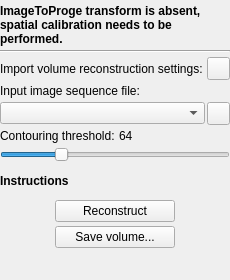
<?xml version="1.0" encoding="UTF-8"?>
<ui version="4.0">
 <class>VolumeReconstructionToolbox</class>
 <widget class="QWidget" name="VolumeReconstructionToolbox">
  <property name="geometry">
   <rect>
    <x>0</x>
    <y>0</y>
    <width>230</width>
    <height>280</height>
   </rect>
  </property>
  <property name="minimumSize">
   <size>
    <width>230</width>
    <height>280</height>
   </size>
  </property>
  <property name="maximumSize">
   <size>
    <width>230</width>
    <height>16777215</height>
   </size>
  </property>
  <property name="windowTitle">
   <string>Volume reconstruction</string>
  </property>
  <layout class="QGridLayout" name="gridLayout">
   <property name="leftMargin">
    <number>0</number>
   </property>
   <property name="topMargin">
    <number>4</number>
   </property>
   <property name="rightMargin">
    <number>0</number>
   </property>
   <property name="bottomMargin">
    <number>4</number>
   </property>
   <property name="spacing">
    <number>4</number>
   </property>
   <item row="2" column="0">
    <layout class="QHBoxLayout" name="horizontalLayout_3">
     <property name="spacing">
      <number>2</number>
     </property>
     <item>
      <widget class="QLabel" name="label_VolumeReconstructionConfig">
       <property name="toolTip">
        <string>Also overwrites probe calibration</string>
       </property>
       <property name="text">
        <string>Import volume reconstruction settings:</string>
       </property>
      </widget>
     </item>
     <item>
      <widget class="QPushButton" name="pushButton_OpenVolumeReconstructionConfig">
       <property name="sizePolicy">
        <sizepolicy hsizetype="Fixed" vsizetype="Fixed">
         <horstretch>0</horstretch>
         <verstretch>0</verstretch>
        </sizepolicy>
       </property>
       <property name="minimumSize">
        <size>
         <width>23</width>
         <height>23</height>
        </size>
       </property>
       <property name="maximumSize">
        <size>
         <width>23</width>
         <height>23</height>
        </size>
       </property>
       <property name="focusPolicy">
        <enum>Qt::NoFocus</enum>
       </property>
       <property name="text">
        <string/>
       </property>
       <property name="icon">
        <iconset resource="../fCal.qrc">
         <normaloff>:/icons/Resources/icon_Import.png</normaloff>:/icons/Resources/icon_Import.png</iconset>
       </property>
       <property name="iconSize">
        <size>
         <width>16</width>
         <height>16</height>
        </size>
       </property>
      </widget>
     </item>
    </layout>
   </item>
   <item row="3" column="0">
    <widget class="QLabel" name="label_InputImage">
     <property name="text">
      <string>Input image sequence file:</string>
     </property>
    </widget>
   </item>
   <item row="4" column="0">
    <layout class="QHBoxLayout" name="horizontalLayout">
     <property name="spacing">
      <number>2</number>
     </property>
     <item>
      <widget class="QComboBox" name="comboBox_InputImage"/>
     </item>
     <item>
      <widget class="QPushButton" name="pushButton_OpenInputImage">
       <property name="sizePolicy">
        <sizepolicy hsizetype="Fixed" vsizetype="Fixed">
         <horstretch>0</horstretch>
         <verstretch>0</verstretch>
        </sizepolicy>
       </property>
       <property name="minimumSize">
        <size>
         <width>23</width>
         <height>23</height>
        </size>
       </property>
       <property name="maximumSize">
        <size>
         <width>23</width>
         <height>23</height>
        </size>
       </property>
       <property name="text">
        <string/>
       </property>
       <property name="icon">
        <iconset resource="../fCal.qrc">
         <normaloff>:/icons/CommonWidgets/Resources/icon_OpenFile.png</normaloff>:/icons/CommonWidgets/Resources/icon_OpenFile.png</iconset>
       </property>
       <property name="iconSize">
        <size>
         <width>16</width>
         <height>16</height>
        </size>
       </property>
      </widget>
     </item>
    </layout>
   </item>
   <item row="11" column="0">
    <layout class="QHBoxLayout" name="horizontalLayout_2">
     <item>
      <widget class="QPushButton" name="pushButton_Reconstruct">
       <property name="minimumSize">
        <size>
         <width>120</width>
         <height>0</height>
        </size>
       </property>
       <property name="maximumSize">
        <size>
         <width>120</width>
         <height>16777215</height>
        </size>
       </property>
       <property name="text">
        <string>Reconstruct</string>
       </property>
      </widget>
     </item>
    </layout>
   </item>
   <item row="13" column="0">
    <spacer name="verticalSpacer_2">
     <property name="orientation">
      <enum>Qt::Vertical</enum>
     </property>
     <property name="sizeHint" stdset="0">
      <size>
       <width>177</width>
       <height>40</height>
      </size>
     </property>
    </spacer>
   </item>
   <item row="8" column="0">
    <spacer name="verticalSpacer">
     <property name="orientation">
      <enum>Qt::Vertical</enum>
     </property>
     <property name="sizeType">
      <enum>QSizePolicy::Fixed</enum>
     </property>
     <property name="sizeHint" stdset="0">
      <size>
       <width>20</width>
       <height>8</height>
      </size>
     </property>
    </spacer>
   </item>
   <item row="9" column="0">
    <widget class="QLabel" name="label_Instructions">
     <property name="font">
      <font>
       <weight>75</weight>
       <bold>true</bold>
      </font>
     </property>
     <property name="text">
      <string>Instructions</string>
     </property>
     <property name="wordWrap">
      <bool>true</bool>
     </property>
    </widget>
   </item>
   <item row="10" column="0">
    <spacer name="verticalSpacer_3">
     <property name="orientation">
      <enum>Qt::Vertical</enum>
     </property>
     <property name="sizeType">
      <enum>QSizePolicy::Fixed</enum>
     </property>
     <property name="sizeHint" stdset="0">
      <size>
       <width>20</width>
       <height>8</height>
      </size>
     </property>
    </spacer>
   </item>
   <item row="12" column="0">
    <layout class="QHBoxLayout" name="horizontalLayout_4">
     <item>
      <widget class="QPushButton" name="pushButton_Save">
       <property name="sizePolicy">
        <sizepolicy hsizetype="Fixed" vsizetype="Fixed">
         <horstretch>0</horstretch>
         <verstretch>0</verstretch>
        </sizepolicy>
       </property>
       <property name="minimumSize">
        <size>
         <width>120</width>
         <height>0</height>
        </size>
       </property>
       <property name="maximumSize">
        <size>
         <width>120</width>
         <height>16777215</height>
        </size>
       </property>
       <property name="text">
        <string>Save volume...</string>
       </property>
       <property name="icon">
        <iconset resource="../fCal.qrc">
         <normaloff>:/icons/Resources/icon_Save.png</normaloff>:/icons/Resources/icon_Save.png</iconset>
       </property>
      </widget>
     </item>
    </layout>
   </item>
   <item row="7" column="0">
    <widget class="QSlider" name="horizontalSlider_ContouringThreshold">
     <property name="toolTip">
      <string>Voxel value based on which the displayed surface is created</string>
     </property>
     <property name="maximum">
      <number>255</number>
     </property>
     <property name="value">
      <number>64</number>
     </property>
     <property name="orientation">
      <enum>Qt::Horizontal</enum>
     </property>
     <property name="tickPosition">
      <enum>QSlider::NoTicks</enum>
     </property>
    </widget>
   </item>
   <item row="6" column="0">
    <layout class="QHBoxLayout" name="horizontalLayout_5">
     <item>
      <widget class="QLabel" name="label_ContouringThresholdText">
       <property name="toolTip">
        <string>Voxel value based on which the displayed surface is created</string>
       </property>
       <property name="text">
        <string>Contouring threshold:</string>
       </property>
      </widget>
     </item>
     <item>
      <widget class="QLabel" name="label_ContouringThreshold">
       <property name="text">
        <string>64</string>
       </property>
      </widget>
     </item>
    </layout>
   </item>
   <item row="0" column="0">
    <widget class="QLabel" name="label_State">
     <property name="font">
      <font>
       <weight>75</weight>
       <bold>true</bold>
      </font>
     </property>
     <property name="text">
      <string>ImageToProge transform is absent, spatial calibration needs to be performed.</string>
     </property>
     <property name="wordWrap">
      <bool>true</bool>
     </property>
    </widget>
   </item>
   <item row="1" column="0">
    <widget class="Line" name="line">
     <property name="orientation">
      <enum>Qt::Horizontal</enum>
     </property>
    </widget>
   </item>
  </layout>
 </widget>
 <resources>
  <include location="../fCal.qrc"/>
 </resources>
 <connections/>
</ui>
